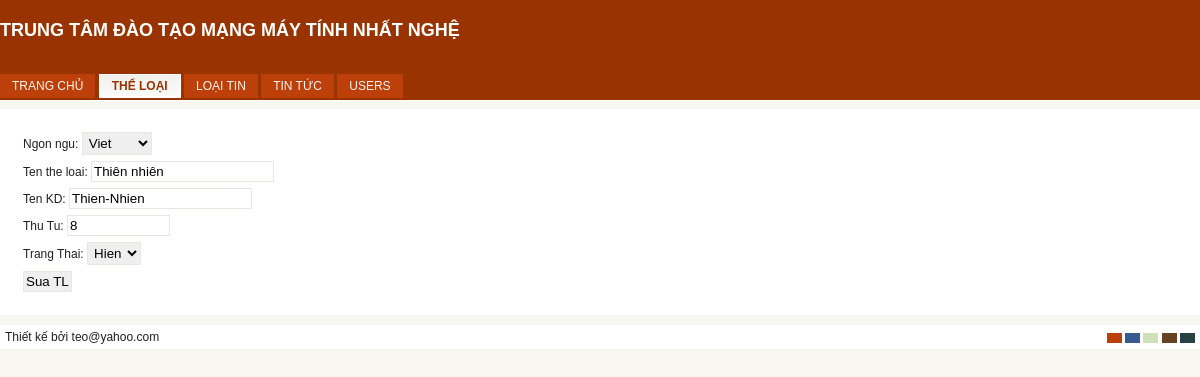
/admin/index.php?key=tls&idTL=20 (signed in), run on the app's committed database.
### tables this page shows
CREATE TABLE IF NOT EXISTS `theloai` (
  `idTL` int(11) NOT NULL AUTO_INCREMENT,
  `lang` char(2) NOT NULL DEFAULT 'vi',
  `TenTL` varchar(255) NOT NULL DEFAULT '',
  `TenTL_KhongDau` varchar(100) DEFAULT NULL,
  `ThuTu` int(11) DEFAULT '0',
  `AnHien` tinyint(1) DEFAULT '1',
  PRIMARY KEY (`idTL`),
  UNIQUE KEY `TenTL` (`TenTL`)
);

### admin/theloai_sua.php (the view, shortened to what this page needs)
<?php
if(isset($_GET['idTL'])){
	include("../connect.php");
	$idTL=$_GET['idTL'];
	$sl="select * from theloai where idTL=$idTL";
	$kq=mysqli_query($link,$sl);
	$d=mysqli_fetch_array($kq);
?>
<form id="form1" name="form1" method="post" action="process.php">
  <p>
    <label for="lang">Ngon ngu:</label>
    <select name="lang" id="lang">
      <option value="vi">Viet</option>
    </select>
  </p>
  <p>
    <label for="TenTL">Ten the loai:</label>
    <input type="text" name="TenTL" id="TenTL" value="<?php echo $d['TenTL'];?>">
  </p>
  <p>
    <label for="TenTL_KhongDau">Ten KD:</label>
    <input type="text" name="TenTL_KhongDau" id="TenTL_KhongDau" value="<?php echo $d['TenTL_KhongDau'];?>">
  </p>
  <p>
    <label for="ThuTu">Thu Tu:</label>
    <input name="ThuTu" type="text" id="ThuTu" size="10" value="<?php echo $d['ThuTu'];?>">
  </p>
  <p>
    <label for="AnHien">Trang Thai:</label>
    <select name="AnHien" id="AnHien">
      <option value="1" <?php if($d['AnHien']==1) echo "selected";?>>Hien</option>
    </select>
  </p>
  <p>
    <input type="submit" name="suatl" id="suatl" value="Sua TL">
  </p>
</form>
<?php } ?>

### admin/css/theme1.css (style rules this page uses)
body { background:#f3f9ff url(../img/bg_blue.jpg) repeat-x top; color: #202020; }
input { border:1px solid #666666; }
select { border:1px solid #d9e6f0; }

### admin/css/style.css (style rules this page uses)
* { margin:0; padding:0; }
body { font-size: 12px; font-family: Arial, Tahoma, Verdana; }
p { padding:3px; }
input { padding:2px; }
select { padding:2px; }
form { padding:10px; margin:0 auto; }

### admin/css/theme.css (style rules this page uses)
body { background:#f7f6f0 url(../img/bg.jpg) repeat-x top; color: #202020; }
input { border:1px solid #e8e7e1; }
select { border:1px solid #e8e7e1; }

### data on the page
theloai: TenTL "Thiên nhiên", TenTL_KhongDau "Thien-Nhien", ThuTu "8", AnHien "Hien"
